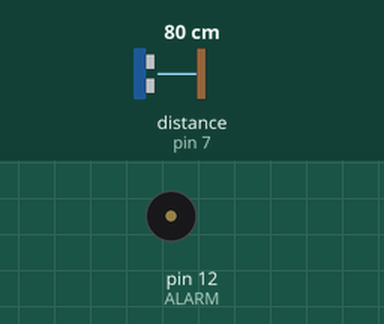
The sketch below on a simulated Arduino Uno, built with avr-gcc and run on an emulated ATmega328P. Shown: buzzer (waves = sounding). Wiring (inferred from the names in the program): ultrasonic range finder: trigger pin 8; echo pin 7. The inputs (shaded band) are chosen by the test bench; at power-on: distance to the obstacle (sensor on pin 7) 80 cm. The echo pulse lasts 58.3 µs per cm; what the sketch prints to the serial monitor is not drawn.

Above: at 1.2 s.
1.3 s: distance to the obstacle (sensor on pin 7) set to 13 cm
2.8 s: distance to the obstacle (sensor on pin 7) set to 10 cm
At 4.2 s:
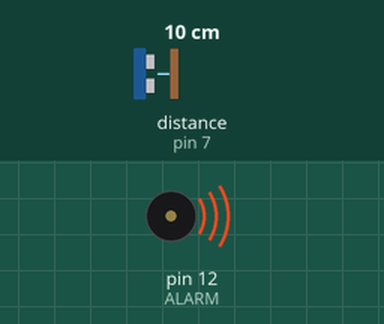
Timing chart, 0 to 5.8 s (numbered marks = the images above; inputs shaded):
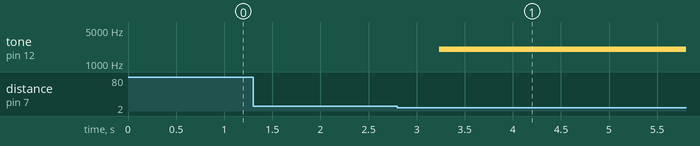

The sketch:

sieuam_loa.ino
```cpp
const int trig = 8;     // chân trig của HC-SR04
const int echo = 7;     // chân echo của HC-SR04
#define PI 3.1412

int ALARM = 12;
float sinValue = 0;

int toneValue = 0;
void setup()
{
    Serial.begin(9600);     // giao tiếp Serial với baudrate 9600
    pinMode(trig,OUTPUT);   // chân trig sẽ phát tín hiệu
    pinMode(echo,INPUT);    // chân echo sẽ nhận tín hiệu
    pinMode(ALARM, OUTPUT);
}

void loop()
{
    unsigned long duration; // biến đo thời gian
    int distance;           // biến lưu khoảng cách

    /* Phát xung từ chân trig */
    digitalWrite(trig,0);   // tắt chân trig
    delayMicroseconds(2);
    digitalWrite(trig,1);   // phát xung từ chân trig
    delayMicroseconds(10);   // xung có độ dài 5 microSeconds
    digitalWrite(trig,0);   // tắt chân trig

    /* Tính toán thời gian */
    // Đo độ rộng xung HIGH ở chân echo.
    duration = pulseIn(echo,HIGH);
    // Tính khoảng cách đến vật.
    distance = int(duration/2/29.412);

    /* In kết quả ra Serial Monitor */
    Serial.print(distance);
    if (distance <=10 )
  {
    for (int x = 0; x < 180; x++)
    {
      sinValue = (sin(x * ( PI / 180 )));
      toneValue =  2000 + (int(sinValue * 1000));
      tone(ALARM, toneValue);
      delay(2);
    }
  }
  else
  {
     noTone(ALARM);
  }
    delay(200);
}
```

Measured:
- the behaviour switches between 12 and 11 cm on distance to the obstacle (sensor on pin 7) (found by bisection; images 0 and 1)
- after the input at 1.3 s, every drawn part: stays the same
- after the input at 2.8 s, tone on pin 12 (ALARM): silent → 2017 Hz after 0.43 s
